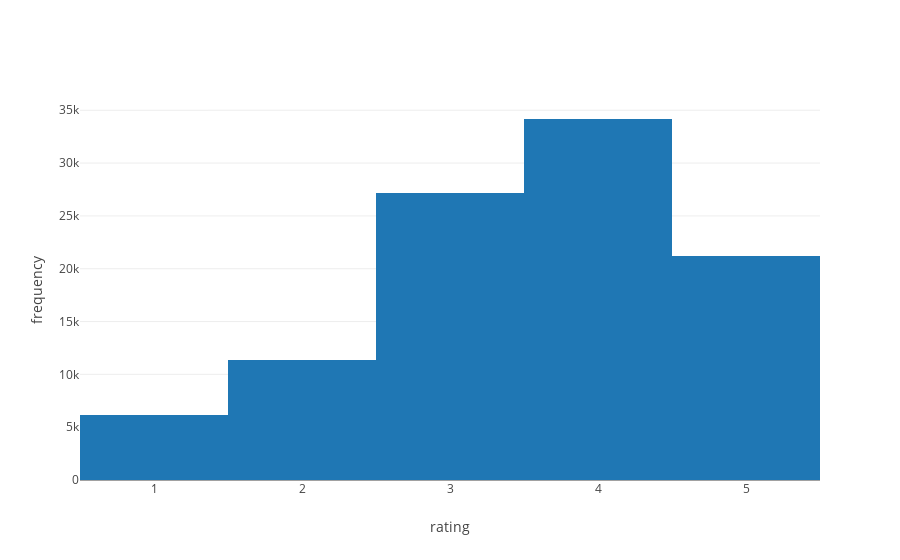

Source (notebook cell):
### Markdown cell above
### Rating Histogram

### Code cell
data = [go.Histogram(x = data_udata.rating)]
layout = dict(xaxis = dict(title = 'rating'),
              yaxis = dict(title = 'frequency'),
             )
fig = dict(data = data, layout = layout)
plot.iplot(fig, filename = 'rating histogram')

### Figure 1 — Plotly figure (JSON) as saved in the notebook; plotly's stock layout.template omitted (floating-point values rounded to 4 significant figures; data arrays with more than 128 entries replaced by an {"elided": "..."} marker saying what was removed)
{"data": [{"type": "histogram", "x": {"elided": "100000 int values"}}], "layout": {"xaxis": {"title": "rating"}, "yaxis": {"title": "frequency"}}}
